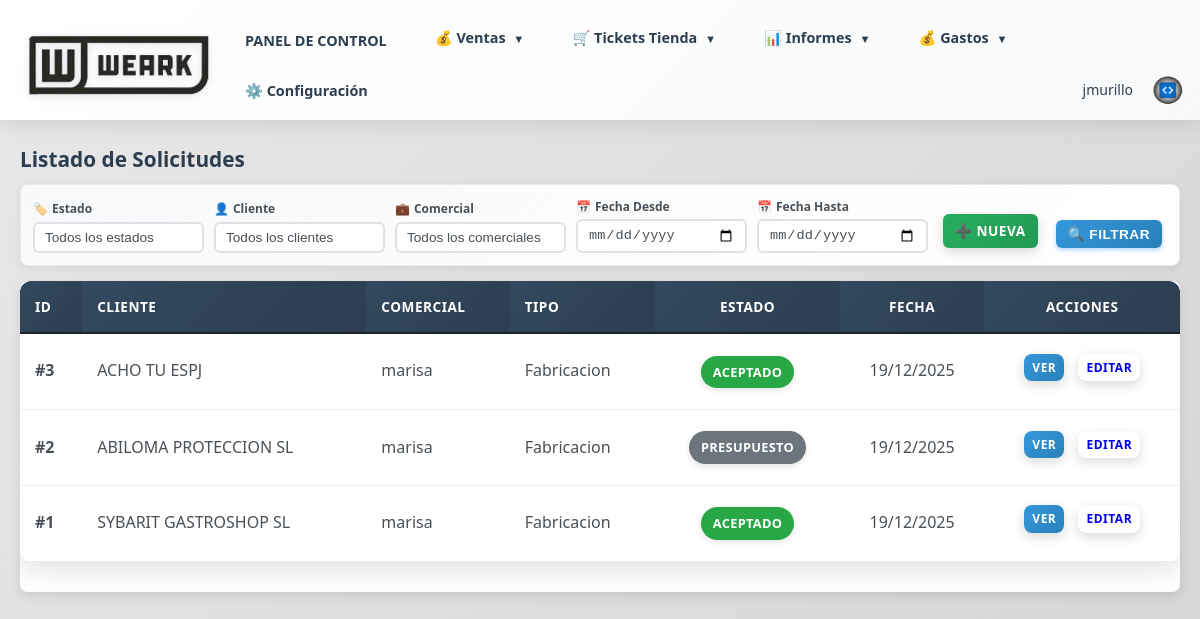
Page /solicitudes (signed in) on the earlier database version.
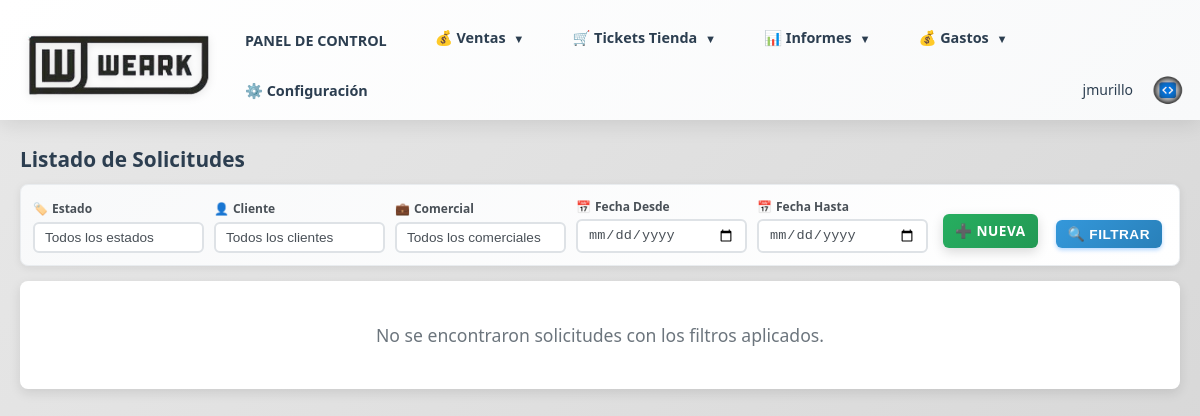
Same page on the later database version.
### models.py (models this page shows, shortened)
class Presupuesto(db.Model):
    __tablename__ = 'presupuestos'
    id = db.Column(db.Integer, primary_key=True)
    comercial_id = db.Column(db.Integer, db.ForeignKey('comerciales.id'), nullable=False)
    cliente_id = db.Column(db.Integer, db.ForeignKey('clientes.id'), nullable=False)
    tipo_pedido = db.Column(db.String(50), nullable=False)  # confeccion, bordado, serigrafia, sublimacion, varios
    estado = db.Column(db.String(50), nullable=False, default='presupuesto')  # presupuesto, aceptado, diseño, diseño finalizado, en preparacion, todo listo, enviado, entregado al cliente, pedido rechazado
    forma_pago = db.Column(db.Text)
    imagen_diseno = db.Column(db.String(255))
    imagen_portada = db.Column(db.String(255))  # Imagen de portada (primera página)
    imagen_adicional_1 = db.Column(db.String(255))  # Imagen adicional 1 (segunda página)
    descripcion_imagen_1 = db.Column(db.Text)  # Descripción de imagen adicional 1
    imagen_adicional_2 = db.Column(db.String(255))  # Imagen adicional 2 (segunda página)
    descripcion_imagen_2 = db.Column(db.Text)  # Descripción de imagen adicional 2
    imagen_adicional_3 = db.Column(db.String(255))  # Imagen adicional 3 (segunda página)
    descripcion_imagen_3 = db.Column(db.Text)  # Descripción de imagen adicional 3
    imagen_adicional_4 = db.Column(db.String(255))  # Imagen adicional 4 (segunda página)
    descripcion_imagen_4 = db.Column(db.Text)  # Descripción de imagen adicional 4
    imagen_adicional_5 = db.Column(db.String(255))  # Imagen adicional 5 (segunda página)
    descripcion_imagen_5 = db.Column(db.Text)  # Descripción de imagen adicional 5
    seguimiento = db.Column(db.Text)
    fecha_presupuesto = db.Column(db.Date)  # Fecha cuando se marcó como presupuesto (usa fecha_creacion si no existe)
    fecha_aceptado = db.Column(db.Date)  # Fecha cuando se aceptó
    fecha_diseno = db.Column(db.Date)  # Fecha cuando se marcó como diseño
    fecha_diseno_finalizado = db.Column(db.Date)  # Fecha cuando se finalizó el diseño
    fecha_en_preparacion = db.Column(db.Date)  # Fecha cuando se marcó como en preparación
    fecha_todo_listo = db.Column(db.Date)  # Fecha cuando se marcó como todo listo
    fecha_enviado = db.Column(db.Date)  # Fecha cuando se envió
    fecha_entregado_cliente = db.Column(db.Date)  # Fecha cuando se entregó al cliente
    fecha_rechazado = db.Column(db.Date)  # Fecha cuando se rechazó
    fecha_aceptacion = db.Column(db.Date)  # Alias de fecha_aceptado para compatibilidad
    fecha_objetivo = db.Column(db.Date)  # Fecha objetivo de entrega
    fecha_entrega_trabajo = db.Column(db.Date)
    fecha_envio_taller = db.Column(db.Date)
    fecha_entrega_bordados = db.Column(db.Date)
    fecha_entrega_cliente = db.Column(db.Date)
    fecha_pendiente_enviar = db.Column(db.Date)  # Deprecated: usar fecha_presupuesto
    fecha_envio = db.Column(db.Date)  # Deprecated: usar fecha_enviado
    fecha_respuesta = db.Column(db.Date)  # Deprecated: usar fecha_aceptado o fecha_rechazado
    fecha_creacion = db.Column(db.DateTime, default=datetime.utcnow)
    lineas = db.relationship('LineaPresupuesto', backref='presupuesto', lazy=True, cascade='all, delete-orphan')

class Cliente(db.Model, UserMixin):
    __tablename__ = 'clientes'
    id = db.Column(db.Integer, primary_key=True)
    nombre = db.Column(db.String(200), nullable=False)
    alias = db.Column(db.String(200))  # Alias o nombre alternativo
    nif = db.Column(db.String(20))  # NIF/CIF del cliente
    direccion = db.Column(db.Text)
    poblacion = db.Column(db.String(100))  # Población
    provincia = db.Column(db.String(100))  # Provincia
    codigo_postal = db.Column(db.String(10))  # Código Postal
    pais = db.Column(db.String(100), default='España')  # País
    telefono = db.Column(db.String(50))  # Teléfono fijo
    movil = db.Column(db.String(50))  # Teléfono móvil
    email = db.Column(db.String(100))
    categoria = db.Column(db.String(50))  # Categoría: hosteleria, clinica, colegio, emerita, carnaval, transporte, varios
    personas_contacto = db.Column(db.Text)  # Personas de contacto
    anotaciones = db.Column(db.Text)  # Anotaciones adicionales
    usuario_web = db.Column(db.String(80), unique=True, nullable=True)  # Usuario para acceso web
    password_hash = db.Column(db.String(255), nullable=True)  # Contraseña hash
    fecha_creacion = db.Column(db.DateTime, default=datetime.utcnow)
    fecha_alta = db.Column(db.Date)  # Fecha de alta del cliente
    ultimo_acceso = db.Column(db.DateTime)
    comercial_id = db.Column(db.Integer, db.ForeignKey('comerciales.id'), nullable=True)
    comercial = db.relationship('Comercial', backref='clientes_asignados', lazy=True)
    pedidos = db.relationship('Pedido', backref='cliente', lazy=True)
    presupuestos = db.relationship('Presupuesto', backref='cliente', lazy=True)

class Usuario(db.Model, UserMixin):
    __tablename__ = 'usuarios'
    id = db.Column(db.Integer, primary_key=True)
    usuario = db.Column(db.String(80), nullable=False, unique=True)
    password_hash = db.Column(db.String(255), nullable=False)
    correo = db.Column(db.String(100), nullable=False)
    telefono = db.Column(db.String(50))
    rol = db.Column(db.String(50), nullable=False)  # comercial, administracion, supervisor, usuario
    fecha_creacion = db.Column(db.DateTime, default=datetime.utcnow)
    ultimo_acceso = db.Column(db.DateTime)
    activo = db.Column(db.Boolean, default=True, nullable=False)
    def is_supervisor(self):
        return self.rol == 'supervisor'

### routes/solicitudes.py (the view)
@solicitudes_bp.route('/solicitudes')
@login_required
def listado_solicitudes():
    query = Presupuesto.query
    estado_filtro = request.args.get('estado', '')
    if estado_filtro:
        query = query.filter(Presupuesto.estado == estado_filtro)
    fecha_desde = request.args.get('fecha_desde', '')
    if fecha_desde:
        try:
            fecha_desde_obj = datetime.strptime(fecha_desde, '%Y-%m-%d').date()
            query = query.filter(Presupuesto.fecha_creacion >= datetime.combine(fecha_desde_obj, datetime.min.time()))
        except ValueError:
            pass
    fecha_hasta = request.args.get('fecha_hasta', '')
    if fecha_hasta:
        try:
            fecha_hasta_obj = datetime.strptime(fecha_hasta, '%Y-%m-%d').date()
            query = query.filter(Presupuesto.fecha_creacion <= datetime.combine(fecha_hasta_obj, datetime.max.time()))
        except ValueError:
            pass
    cliente_id = request.args.get('cliente_id', '')
    if cliente_id:
        try:
            query = query.filter(Presupuesto.cliente_id == int(cliente_id))
        except ValueError:
            pass
    comercial_id = request.args.get('comercial_id', '')
    if comercial_id:
        try:
            query = query.filter(Presupuesto.comercial_id == int(comercial_id))
        except ValueError:
            pass
    solicitudes = query.order_by(Presupuesto.fecha_creacion.desc()).all()
    clientes = Cliente.query.order_by(Cliente.nombre).all()
    comerciales = Comercial.query.join(Usuario).order_by(Usuario.usuario).all()
    return render_template('solicitudes/listado.html',
                         solicitudes=solicitudes,
                         estados=ESTADOS_SOLICITUD,
                         clientes=clientes,
                         comerciales=comerciales,
                         estado_filtro=estado_filtro,
                         fecha_desde=fecha_desde,
                         fecha_hasta=fecha_hasta,
                         cliente_id=cliente_id,
                         comercial_id=comercial_id)

### app.py (called while the page is built)
@login_manager.user_loader
def load_user(user_id):
    from models import Usuario, Cliente
    if user_id.startswith('cliente_'):
        cliente_id = int(user_id.replace('cliente_', ''))
        cliente = Cliente.query.get(cliente_id)
        if cliente and cliente.tiene_acceso_web():
            return cliente
        return None
    else:
        return Usuario.query.get(int(user_id))

### models.py (called while the page is built)
    @property
    def nombre(self):
        if self.usuario:
            return self.usuario.usuario
        return self._nombre or ''

### templates/solicitudes/listado.html (shortened to what the changed rows need)
{% extends "base.html" %}
{% block content %}
<h2 style="margin: 0 0 8px 0; padding-bottom: 0; font-size: 1.3rem;">Listado de Solicitudes</h2>
{% if solicitudes %}
<div class="table-container" style="background: white; border-radius: 8px; box-shadow: 0 4px 12px rgba(0,0,0,0.1); overflow: hidden; margin-bottom: 40px;">
    <table style="width: 100%; border-collapse: collapse;">
        <thead>
            <tr style="background: linear-gradient(135deg, #34495e 0%, #2c3e50 100%); border-bottom: 2px solid #1a252f;">
                <th style="padding: 15px; text-align: left; color: #ffffff; font-weight: 600;">ID</th>
                <th style="padding: 15px; text-align: left; color: #ffffff; font-weight: 600;">Cliente</th>
                <th style="padding: 15px; text-align: left; color: #ffffff; font-weight: 600;">Comercial</th>
                <th style="padding: 15px; text-align: left; color: #ffffff; font-weight: 600;">Tipo</th>
                <th style="padding: 15px; text-align: center; color: #ffffff; font-weight: 600;">Estado</th>
                <th style="padding: 15px; text-align: center; color: #ffffff; font-weight: 600;">Fecha</th>
                <th style="padding: 15px; text-align: center; color: #ffffff; font-weight: 600;">Acciones</th>
            </tr>
        </thead>
        <tbody>
            {% for solicitud in solicitudes %}
            <tr style="border-bottom: 1px solid #e9ecef; transition: background 0.2s;" onmouseover="this.style.background='#f8f9fa'" onmouseout="this.style.background='white'">
                <td style="padding: 15px; color: #495057; font-weight: 600;">#{{ solicitud.id }}</td>
                <td style="padding: 15px; color: #495057;">{{ solicitud.cliente.nombre if solicitud.cliente else 'N/A' }}</td>
                <td style="padding: 15px; color: #495057;">{{ solicitud.comercial.nombre if solicitud.comercial else 'N/A' }}</td>
                <td style="padding: 15px; color: #495057;">{{ solicitud.tipo_pedido|title }}</td>
                <td style="padding: 15px; text-align: center;">
                    <span class="badge badge-estado-{{ solicitud.estado|lower|replace(' ', '-') }}" style="padding: 6px 12px; border-radius: 20px; font-size: 0.8rem; font-weight: 600; display: inline-block;">
                        {{ solicitud.estado|title }}
                    </span>
                </td>
                <td style="padding: 15px; text-align: center; color: #495057;">{{ solicitud.fecha_creacion.strftime('%d/%m/%Y') if solicitud.fecha_creacion else 'N/A' }}</td>
                <td style="padding: 15px; text-align: center;">
                    <a href="{{ url_for('solicitudes.ver_solicitud', solicitud_id=solicitud.id) }}" class="btn btn-sm btn-primary" style="padding: 4px 8px; font-size: 0.75rem; margin-right: 5px;">Ver</a>
                    <a href="{{ url_for('solicitudes.editar_solicitud', solicitud_id=solicitud.id) }}" class="btn btn-sm btn-secondary" style="padding: 4px 8px; font-size: 0.75rem;">Editar</a>
                </td>
            </tr>
            {% endfor %}
        </tbody>
    </table>
</div>
{% else %}
<div style="text-align: center; padding: 40px; background: white; border-radius: 8px; box-shadow: 0 4px 12px rgba(0,0,0,0.1);">
    <p style="color: #6c757d; font-size: 1.1rem;">No se encontraron solicitudes con los filtros aplicados.</p>
</div>
{% endif %}
{% endblock %}

Differences in the rows shown:
removed Presupuesto: id "3", cliente "ACHO TU ESPJ", comercial "marisa", tipo_pedido "Fabricacion", estado "ACEPTADO", fecha_creacion "19/12/2025"
removed Presupuesto: id "2", cliente "ABILOMA PROTECCION SL", comercial "marisa", tipo_pedido "Fabricacion", estado "PRESUPUESTO", fecha_creacion "19/12/2025"
removed Presupuesto: id "1", cliente "SYBARIT GASTROSHOP SL", comercial "marisa", tipo_pedido "Fabricacion", estado "ACEPTADO", fecha_creacion "19/12/2025"
Other differences:
text no longer shown: "ID CLIENTE COMERCIAL TIPO ESTADO FECHA ACCIONES"
text now shown: "No se encontraron solicitudes con los filtros aplicados."
